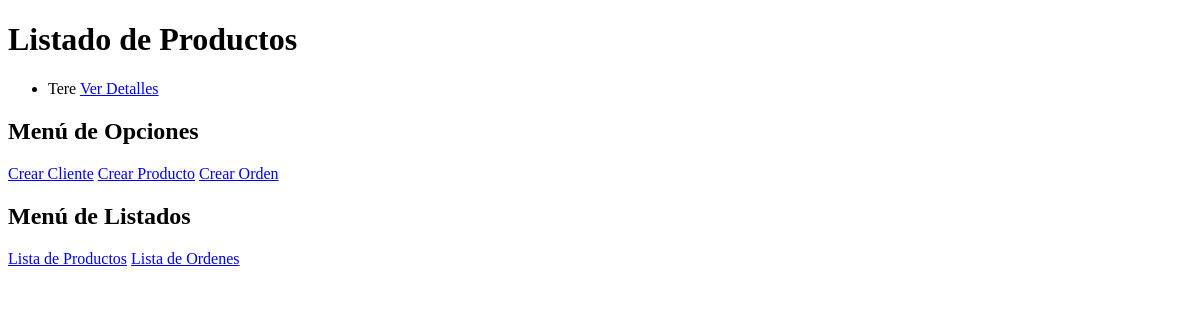
The page /order/product/list/ on the database as committed earlier.
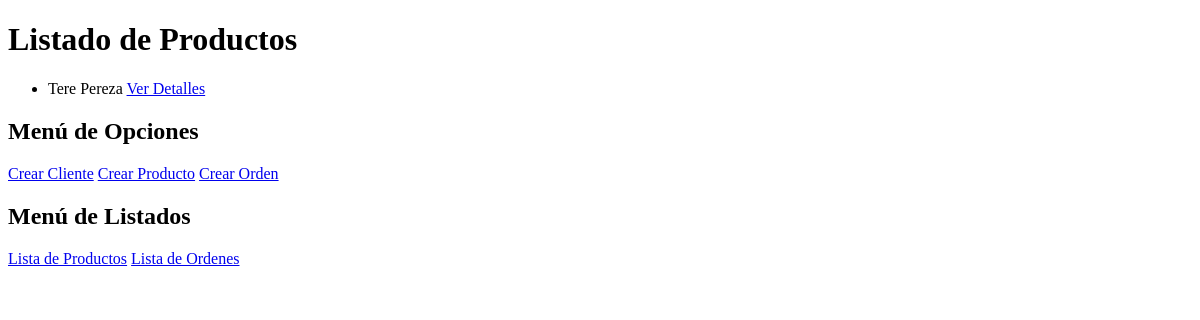
The same page on the database as committed later.
### order/models.py (models this page shows, shortened)
class Product(models.Model):
	product_name = models.CharField(max_length=128,
		blank=True, null=True,
		verbose_name='Producto',
		help_text='Ingrese el Nombre del Producto.')
	product_price = models.DecimalField(max_digits=64,
		decimal_places=2,
		verbose_name='Precio',
		help_text='Precio del Producto')
	product_type = models.CharField(max_length=128,
		blank=True, null=True,
		verbose_name='Tipo de Producto',
		help_text='Ingrese el Tipo de Producto al que pertence.')
	product_description = models.TextField(max_length=400,
		verbose_name='Descripción del Producto',
		help_text='Ingrese la Descripción del Producto.')

### order/views.py (the view)
def product_list(request):
    context = {}
    products = Product.objects.all()
    context.update({'products':products, 'title': 'Listado de Productos'})
    return render(request, 'product_list.html', context)

### order/templates/product_list.html (shortened to what this page needs)
<!DOCTYPE html>
<html>
  <head>
  </head>
  <body>
    {% if products %}
      <h1>{{ title }}</h1>
      <ul>
        {% for product in products %}
          <li>{{ product.product_name }} <a href="{% url 'product' product.id %}">Ver Detalles</a></li>
        {% endfor %}
      </ul>
    {% else%}
      <h3>Por el momento no hay Productos Registrados</h3>
    {% endif %}
    <h2>Menú de Opciones</h2>
    <a href="{% url 'add_customer' %}">Crear Cliente</a>
    <a href="{% url 'add_product' %}">Crear Producto</a>
    <a href="{% url 'add_order' %}">Crear Orden</a><br />
    <h2>Menú de Listados</h2>
    <a href="{% url 'product_list' %}">Lista de Productos</a>
    <a href="{% url 'order_index' %}">Lista de Ordenes</a>
  </body>
</html>

Rows that differ between the two databases and show on the page:
changed Product: product_name "Tere" → "Tere Pereza"
